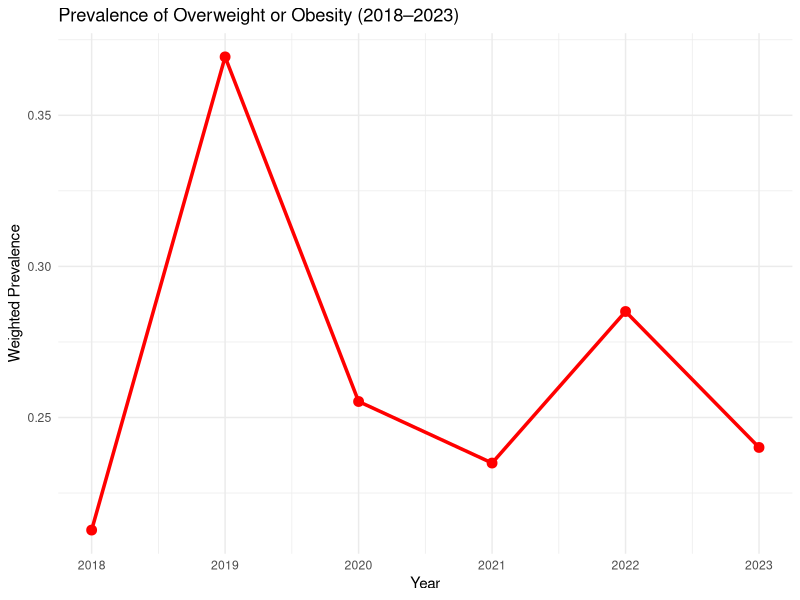
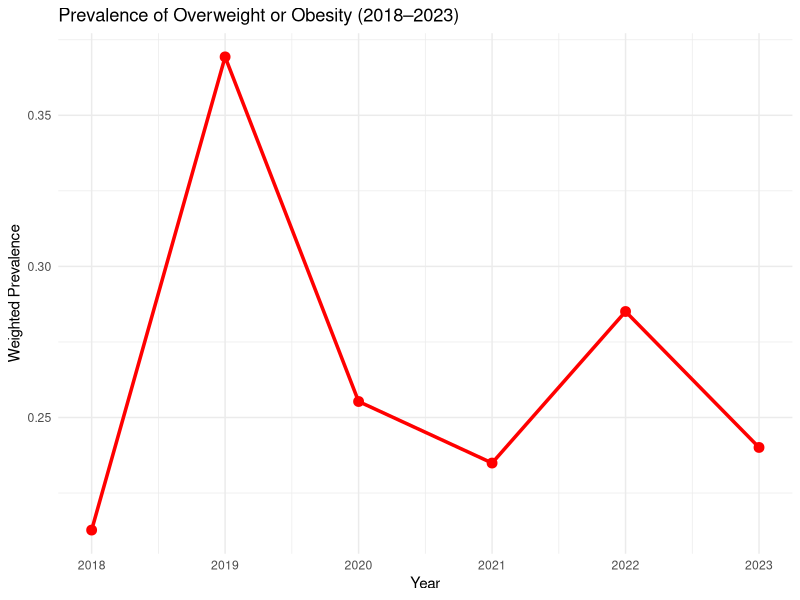

Generate these figures, in order, with R:
# Q1: Obesity Prevalence Analysis

# Step 1: Load required libraries
library(dplyr)
library(survey)
library(ggplot2)

# Step 2: Read yearly BRFSS datasets
d1 <- read.csv("brfss_2018_clean_sample.csv")
d2 <- read.csv("brfss_2019_clean_sample.csv")
d3 <- read.csv("brfss_2020_clean_sample.csv")
d4 <- read.csv("brfss_2021_clean_sample.csv")
d5 <- read.csv("brfss_2022_clean_sample.csv")
d6 <- read.csv("brfss_2023_clean_sample.csv")

# Step 3: Merge datasets into one dataframe
brfss_all <- bind_rows(d1, d2, d3, d4, d5, d6)

# Step 4: Inspect merged dataset
glimpse(brfss_all)
table(brfss_all$interview_year)
head(brfss_all)

# Step 5: Define survey design
options(survey.lonely.psu = "adjust")  # handle single-PSU strata
brfss_design <- svydesign(
  id = ~psu,
  strata = ~strata,
  weights = ~weight_final,
  data = brfss_all,
  nest = TRUE
)

# Optional: check summary of survey design
print(summary(brfss_design))

# Step 6: Calculate weighted prevalence of overweight/obesity by year
prev_trends <- svyby(
  ~overweight_or_obese,
  ~interview_year,
  brfss_design,
  svymean,
  na.rm = TRUE
)

# Convert to dataframe and rename column
prev_df <- as.data.frame(prev_trends)
names(prev_df)[2] <- "prevalence"
print(prev_df)

# Step 7: Visualize prevalence trends
# Create outputs folder if it doesn't exist
if(!dir.exists("outputs")) dir.create("outputs")

# Assign plot to variable
prev_plot <- ggplot(prev_df, aes(x = interview_year, y = prevalence)) +
  geom_line(size = 1.2, color = "red") +
  geom_point(size = 3, color = "red") +
  labs(
    title = "Prevalence of Overweight or Obesity (2018–2023)",
    y = "Weighted Prevalence",
    x = "Year"
  ) +
  theme_minimal()

# Display the plot
print(prev_plot)

# Save the plot as PNG
ggsave("outputs/overweight_trend.png", plot = prev_plot, width = 7, height = 5)
